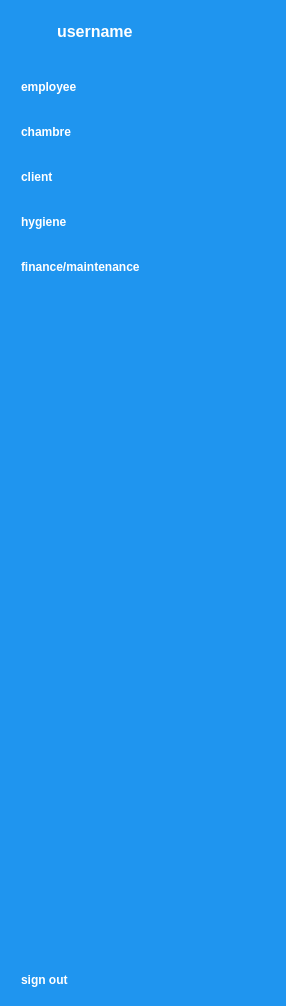
   <widget class="QWidget" name="sidebar" native="true">
    <property name="geometry">
     <rect>
      <x>-15</x>
      <y>-100</y>
      <width>286</width>
      <height>1006</height>
     </rect>
    </property>
    <property name="styleSheet">
     <string notr="true">QWidget{
	color:white;
	background-color: rgb(31, 149, 239);
}

QPushButton{

color:white;
text-align:left;
height:30px;
border:none;
padding-left:10px;
border-top-left-radius:10px;
border-bottom-left-radius:10px;
}


QPushButton:checked{
background-color:#F5FAFE;
color:#1F95EF;
font-weight:bold;
}
</string>
    </property>
    <layout class="QVBoxLayout" name="verticalLayout_10">
     <property name="rightMargin">
      <number>0</number>
     </property>
     <item>
      <layout class="QHBoxLayout" name="horizontalLayout_12">
       <property name="rightMargin">
        <number>20</number>
       </property>
       <item>
        <widget class="QLabel" name="label_45">
         <property name="minimumSize">
          <size>
           <width>40</width>
           <height>40</height>
          </size>
         </property>
         <property name="maximumSize">
          <size>
           <width>40</width>
           <height>40</height>
          </size>
         </property>
         <property name="text">
          <string/>
         </property>
         <property name="pixmap">
          <pixmap>../Users/sboui/Music/sans_titre21/images/image (5).png</pixmap>
         </property>
         <property name="scaledContents">
          <bool>true</bool>
         </property>
        </widget>
       </item>
       <item>
        <widget class="QLabel" name="label_57">
         <property name="font">
          <font>
           <pointsize>12</pointsize>
           <bold>true</bold>
          </font>
         </property>
         <property name="text">
          <string>username</string>
         </property>
        </widget>
       </item>
      </layout>
     </item>
     <item>
      <layout class="QVBoxLayout" name="verticalLayout_11">
       <property name="spacing">
        <number>15</number>
       </property>
       <property name="topMargin">
        <number>15</number>
       </property>
       <item>
        <widget class="QPushButton" name="page1Button_2">
         <property name="font">
          <font>
           <bold>true</bold>
          </font>
         </property>
         <property name="text">
          <string>employee</string>
         </property>
         <property name="icon">
          <iconset>
           <normaloff>:/images/images/912267.png</normaloff>:/images/images/912267.png</iconset>
         </property>
         <property name="iconSize">
          <size>
           <width>30</width>
           <height>30</height>
          </size>
         </property>
         <property name="checkable">
          <bool>true</bool>
         </property>
         <property name="autoExclusive">
          <bool>true</bool>
         </property>
        </widget>
       </item>
       <item>
        <widget class="QPushButton" name="page2Button_2">
         <property name="font">
          <font>
           <bold>true</bold>
          </font>
         </property>
         <property name="text">
          <string>chambre</string>
         </property>
         <property name="icon">
          <iconset>
           <normaloff>:/images/images/images (2).png</normaloff>:/images/images/images (2).png</iconset>
         </property>
         <property name="iconSize">
          <size>
           <width>30</width>
           <height>30</height>
          </size>
         </property>
         <property name="checkable">
          <bool>true</bool>
         </property>
         <property name="autoExclusive">
          <bool>true</bool>
         </property>
        </widget>
       </item>
       <item>
        <widget class="QPushButton" name="page3Button_2">
         <property name="font">
          <font>
           <bold>true</bold>
          </font>
         </property>
         <property name="text">
          <string>client</string>
         </property>
         <property name="icon">
          <iconset>
           <normaloff>:/images/images/6009864.png</normaloff>:/images/images/6009864.png</iconset>
         </property>
         <property name="iconSize">
          <size>
           <width>30</width>
           <height>30</height>
          </size>
         </property>
         <property name="checkable">
          <bool>true</bool>
         </property>
         <property name="autoExclusive">
          <bool>true</bool>
         </property>
        </widget>
       </item>
       <item>
        <widget class="QPushButton" name="page4Button_2">
         <property name="font">
          <font>
           <bold>true</bold>
          </font>
         </property>
         <property name="text">
          <string>hygiene</string>
         </property>
         <property name="icon">
          <iconset>
           <normaloff>:/m/m/images (3).png</normaloff>:/m/m/images (3).png</iconset>
         </property>
         <property name="iconSize">
          <size>
           <width>30</width>
           <height>30</height>
          </size>
         </property>
         <property name="checkable">
          <bool>true</bool>
         </property>
         <property name="autoExclusive">
          <bool>true</bool>
         </property>
        </widget>
       </item>
       <item>
        <widget class="QPushButton" name="page5Button_2">
         <property name="font">
          <font>
           <bold>true</bold>
          </font>
         </property>
         <property name="text">
          <string>finance/maintenance</string>
         </property>
         <property name="icon">
          <iconset>
           <normaloff>:/im/im/images (3).png</normaloff>:/im/im/images (3).png</iconset>
         </property>
         <property name="iconSize">
          <size>
           <width>30</width>
           <height>30</height>
          </size>
         </property>
         <property name="checkable">
          <bool>true</bool>
         </property>
         <property name="autoExclusive">
          <bool>true</bool>
         </property>
        </widget>
       </item>
      </layout>
     </item>
     <item>
      <widget class="QLabel" name="label_58">
       <property name="minimumSize">
        <size>
         <width>275</width>
         <height>183</height>
        </size>
       </property>
       <property name="text">
        <string/>
       </property>
       <property name="pixmap">
        <pixmap>../Users/sboui/Music/sans_titre21/m/images (4).jpeg</pixmap>
       </property>
      </widget>
     </item>
     <item>
      <spacer name="verticalSpacer_4">
       <property name="orientation">
        <enum>Qt::Orientation::Vertical</enum>
       </property>
       <property name="sizeHint" stdset="0">
        <size>
         <width>20</width>
         <height>475</height>
        </size>
       </property>
      </spacer>
     </item>
     <item>
      <widget class="QPushButton" name="pushButton_68">
       <property name="font">
        <font>
         <bold>true</bold>
        </font>
       </property>
       <property name="text">
        <string>sign out</string>
       </property>
       <property name="icon">
        <iconset>
         <normaloff>:/images/log_out_white.png</normaloff>:/images/log_out_white.png</iconset>
       </property>
       <property name="iconSize">
        <size>
         <width>30</width>
         <height>30</height>
        </size>
       </property>
      </widget>
     </item>
    </layout>
   </widget>
